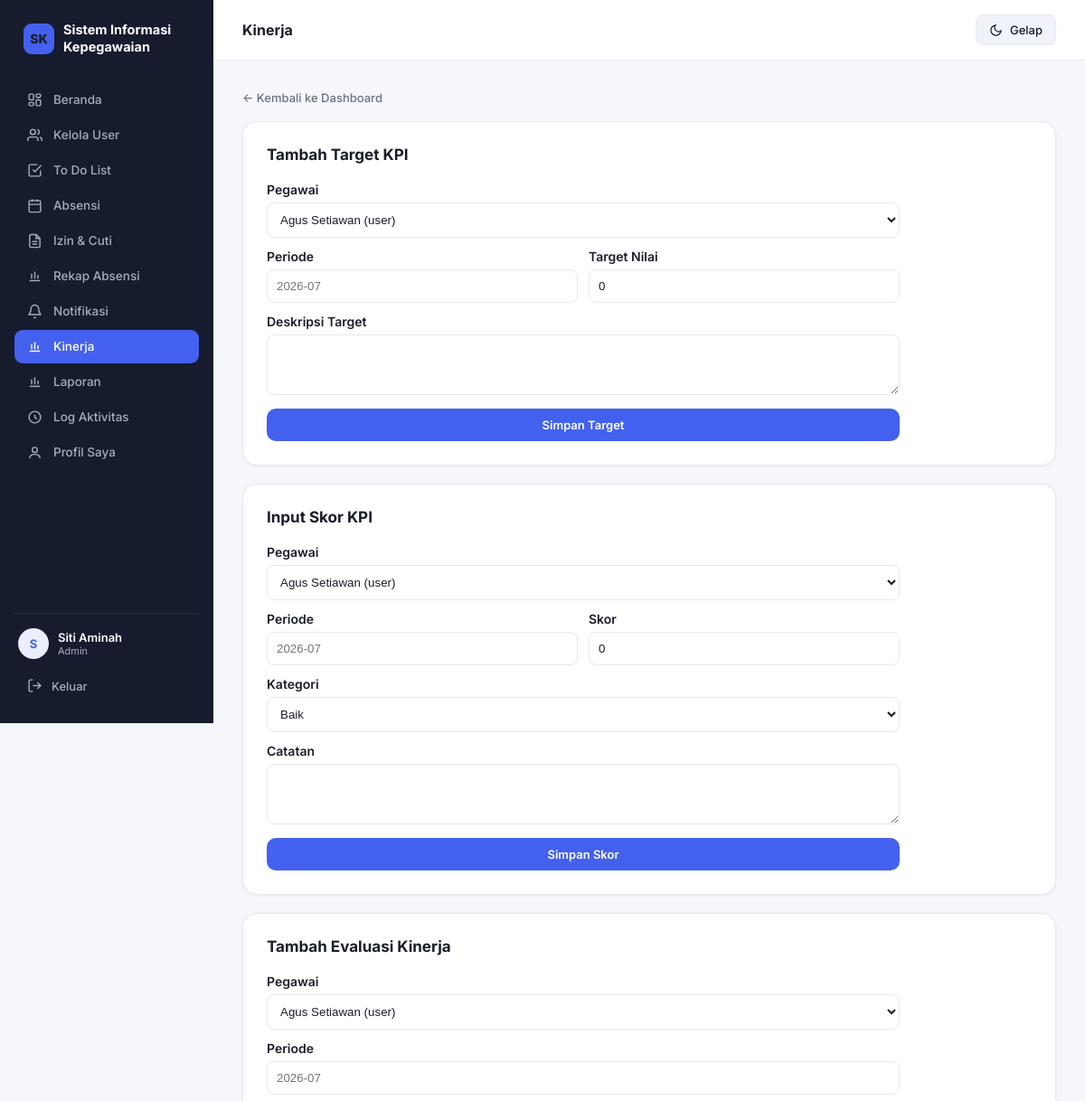
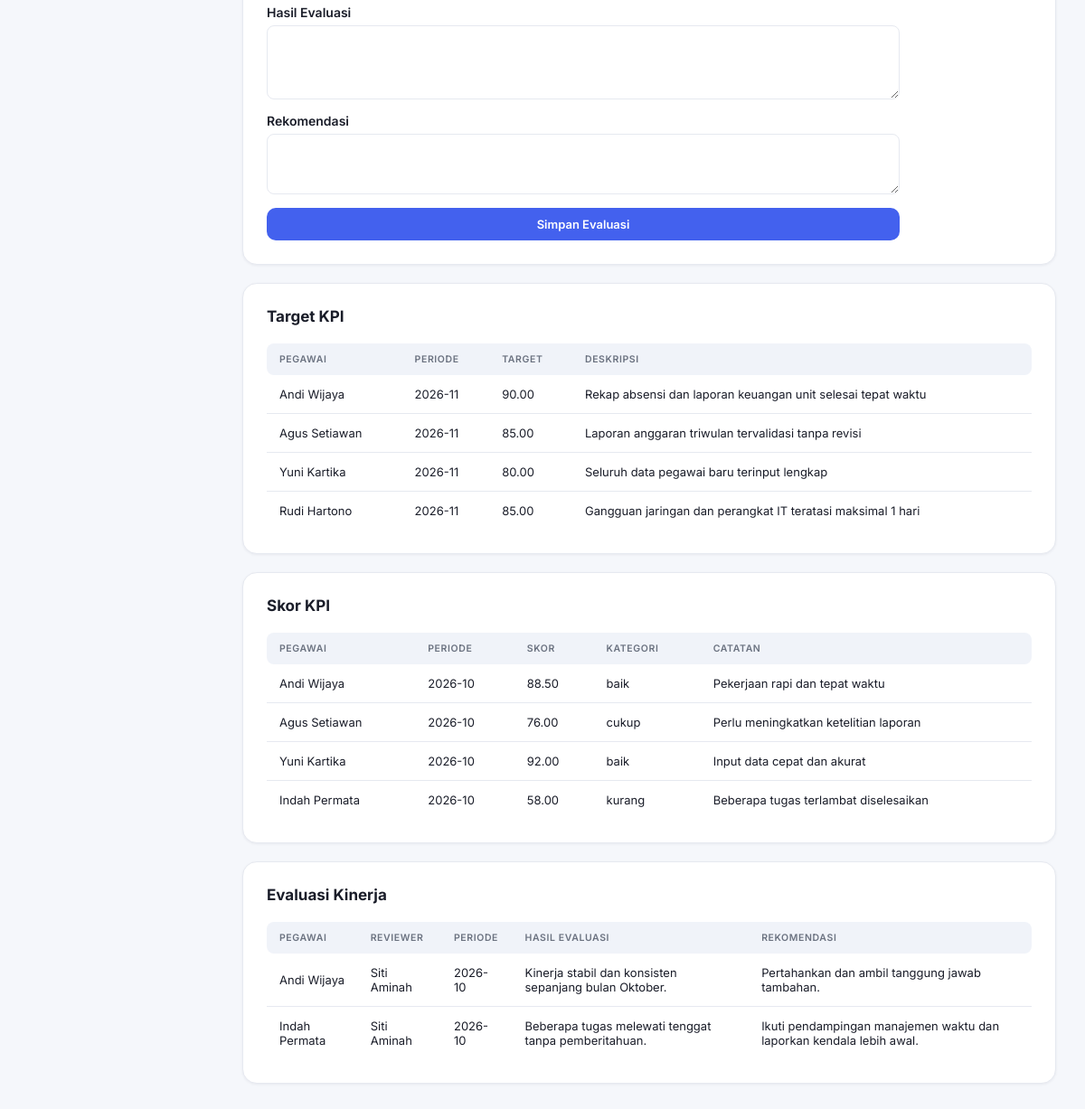
Page /kinerja.php (signed in) on the committed database (2 pictures, top to bottom).
### tables this page shows
CREATE TABLE `kpi_targets` (
  `id` INT(11) NOT NULL AUTO_INCREMENT,
  `user_id` VARCHAR(50) NOT NULL,
  `periode` VARCHAR(20) NOT NULL,
  `target_nilai` DECIMAL(5,2) NOT NULL DEFAULT 0.00,
  `target_deskripsi` TEXT NOT NULL,
  `created_at` TIMESTAMP NOT NULL DEFAULT CURRENT_TIMESTAMP,
  PRIMARY KEY (`id`),
  KEY `idx_kpi_target_user` (`user_id`),
  CONSTRAINT `fk_kpi_targets_user` FOREIGN KEY (`user_id`) REFERENCES `users` (`id`)
    ON DELETE CASCADE ON UPDATE CASCADE
);

CREATE TABLE `users` (
  `id` VARCHAR(50) NOT NULL,
  `nama` VARCHAR(100) NOT NULL,
  `unit_kerja` VARCHAR(100) NOT NULL,
  `email` VARCHAR(100) NOT NULL,
  `nomor_hp` VARCHAR(20) NOT NULL,
  `role` ENUM('super_admin','admin','user') NOT NULL DEFAULT 'user',
  `password` VARCHAR(255) NOT NULL,
  `aktif` TINYINT(1) NOT NULL DEFAULT 1,
  `email_terverifikasi` TINYINT(1) NOT NULL DEFAULT 0,
  `token_verifikasi` VARCHAR(64) DEFAULT NULL,
  `token_reset` VARCHAR(64) DEFAULT NULL,
  `token_reset_kadaluarsa` DATETIME DEFAULT NULL,
  `created_at` TIMESTAMP NOT NULL DEFAULT CURRENT_TIMESTAMP,
  `updated_at` TIMESTAMP NOT NULL DEFAULT CURRENT_TIMESTAMP ON UPDATE CURRENT_TIMESTAMP,
  PRIMARY KEY (`id`),
  UNIQUE KEY `uk_users_email` (`email`),
  KEY `idx_users_role` (`role`),
  KEY `idx_users_token_verifikasi` (`token_verifikasi`),
  KEY `idx_users_token_reset` (`token_reset`)
);

CREATE TABLE `kpi_scores` (
  `id` INT(11) NOT NULL AUTO_INCREMENT,
  `user_id` VARCHAR(50) NOT NULL,
  `periode` VARCHAR(20) NOT NULL,
  `skor` DECIMAL(5,2) NOT NULL DEFAULT 0.00,
  `kategori` ENUM('baik','cukup','kurang') NOT NULL DEFAULT 'cukup',
  `catatan` TEXT DEFAULT NULL,
  `created_at` TIMESTAMP NOT NULL DEFAULT CURRENT_TIMESTAMP,
  PRIMARY KEY (`id`),
  KEY `idx_kpi_score_user` (`user_id`),
  CONSTRAINT `fk_kpi_scores_user` FOREIGN KEY (`user_id`) REFERENCES `users` (`id`)
    ON DELETE CASCADE ON UPDATE CASCADE
);

CREATE TABLE `performance_reviews` (
  `id` INT(11) NOT NULL AUTO_INCREMENT,
  `user_id` VARCHAR(50) NOT NULL,
  `reviewer_id` VARCHAR(50) NOT NULL,
  `periode` VARCHAR(20) NOT NULL,
  `hasil_evaluasi` TEXT NOT NULL,
  `rekomendasi` TEXT DEFAULT NULL,
  `created_at` TIMESTAMP NOT NULL DEFAULT CURRENT_TIMESTAMP,
  PRIMARY KEY (`id`),
  KEY `idx_review_user` (`user_id`),
  KEY `idx_review_reviewer` (`reviewer_id`),
  CONSTRAINT `fk_performance_reviews_user` FOREIGN KEY (`user_id`) REFERENCES `users` (`id`)
    ON DELETE CASCADE ON UPDATE CASCADE,
  CONSTRAINT `fk_performance_reviews_reviewer` FOREIGN KEY (`reviewer_id`) REFERENCES `users` (`id`)
    ON DELETE CASCADE ON UPDATE CASCADE
);

### kinerja.php (the view, shortened to what the rows shown need)
<?php
require_once "config/koneksi.php";
$role = $_SESSION['role'];
if ($role === 'super_admin' || $role === 'admin') {
    $queryTargets = db_query($koneksi, "SELECT kt.*, u.nama FROM kpi_targets kt JOIN users u ON kt.user_id = u.id ORDER BY kt.created_at DESC LIMIT 50");
    $queryScores = db_query($koneksi, "SELECT ks.*, u.nama FROM kpi_scores ks JOIN users u ON ks.user_id = u.id ORDER BY ks.created_at DESC LIMIT 50");
    $queryReviews = db_query($koneksi, "SELECT pr.*, u.nama AS nama_user, r.nama AS reviewer_name FROM performance_reviews pr JOIN users u ON pr.user_id = u.id JOIN users r ON pr.reviewer_id = r.id ORDER BY pr.created_at DESC LIMIT 50");
}
?>
<!DOCTYPE html>
<html lang="id">
<head>
    <link rel="stylesheet" href="assets/css/style.css">
</head>
<body>
    <div class="app-shell">
        <div class="main-area">
            <div class="container">
                <?php if ($role === 'super_admin' || $role === 'admin'): ?>
                    <div class="card-box">
                        <div class="card-header">
                            <h2>Tambah Target KPI</h2>
                        </div>
                    </div>
                    <div class="card-box" style="margin-top:20px;">
                        <div class="card-header">
                            <h2>Input Skor KPI</h2>
                        </div>
                    </div>
                    <div class="card-box" style="margin-top:20px;">
                        <div class="card-header">
                            <h2>Tambah Evaluasi Kinerja</h2>
                        </div>
                    </div>
                <?php endif; ?>
                <div class="card-box" style="margin-top:20px;">
                    <div class="card-header">
                        <h2>Target KPI</h2>
                    </div>
                    <div class="table-responsive">
                        <table>
                            <thead>
                                <tr>
                                    <th>Pegawai</th>
                                    <th>Periode</th>
                                    <th>Target</th>
                                    <th>Deskripsi</th>
                                </tr>
                            </thead>
                            <tbody>
                                <?php if (mysqli_num_rows($queryTargets) > 0): ?>
                                    <?php while ($row = mysqli_fetch_assoc($queryTargets)): ?>
                                        <tr>
                                            <td><?= htmlspecialchars($row['nama']) ?></td>
                                            <td><?= htmlspecialchars($row['periode']) ?></td>
                                            <td><?= htmlspecialchars($row['target_nilai']) ?></td>
                                            <td><?= htmlspecialchars($row['target_deskripsi']) ?></td>
                                        </tr>
                                    <?php endwhile; ?>
                                <?php else: ?>
                                    <tr><td colspan="4" style="text-align:center; padding:20px;">Belum ada target KPI.</td></tr>
                                <?php endif; ?>
                            </tbody>
                        </table>
                    </div>
                </div>
                <div class="card-box" style="margin-top:20px;">
                    <div class="card-header">
                        <h2>Skor KPI</h2>
                    </div>
                    <div class="table-responsive">
                        <table>
                            <thead>
                                <tr>
                                    <th>Pegawai</th>
                                    <th>Periode</th>
                                    <th>Skor</th>
                                    <th>Kategori</th>
                                    <th>Catatan</th>
                                </tr>
                            </thead>
                            <tbody>
                                <?php if (mysqli_num_rows($queryScores) > 0): ?>
                                    <?php while ($row = mysqli_fetch_assoc($queryScores)): ?>
                                        <tr>
                                            <td><?= htmlspecialchars($row['nama']) ?></td>
                                            <td><?= htmlspecialchars($row['periode']) ?></td>
                                            <td><?= htmlspecialchars($row['skor']) ?></td>
                                            <td><?= htmlspecialchars($row['kategori']) ?></td>
                                            <td><?= htmlspecialchars($row['catatan'] ?? '-') ?></td>
                                        </tr>
                                    <?php endwhile; ?>
                                <?php else: ?>
                                    <tr><td colspan="5" style="text-align:center; padding:20px;">Belum ada skor KPI.</td></tr>
                                <?php endif; ?>
                            </tbody>
                        </table>
                    </div>
                </div>
                <div class="card-box" style="margin-top:20px;">
                    <div class="card-header">
                        <h2>Evaluasi Kinerja</h2>
                    </div>
                    <div class="table-responsive">
                        <table>
                            <thead>
                                <tr>
                                    <th>Pegawai</th>
                                    <th>Reviewer</th>
                                    <th>Periode</th>
                                    <th>Hasil Evaluasi</th>
                                    <th>Rekomendasi</th>
                                </tr>
                            </thead>
                            <tbody>
                                <?php if (mysqli_num_rows($queryReviews) > 0): ?>
                                    <?php while ($row = mysqli_fetch_assoc($queryReviews)): ?>
                                        <tr>
                                            <td><?= htmlspecialchars($row['nama_user']) ?></td>
                                            <td><?= htmlspecialchars($row['reviewer_name']) ?></td>
                                            <td><?= htmlspecialchars($row['periode']) ?></td>
                                            <td><?= htmlspecialchars($row['hasil_evaluasi']) ?></td>
                                            <td><?= htmlspecialchars($row['rekomendasi'] ?? '-') ?></td>
                                        </tr>
                                    <?php endwhile; ?>
                                <?php else: ?>
                                    <tr><td colspan="5" style="text-align:center; padding:20px;">Belum ada evaluasi kinerja.</td></tr>
                                <?php endif; ?>
                            </tbody>
                        </table>
                    </div>
                </div>
            </div>
        </div>
    </div>
</body>
</html>

### rows in the picture
kpi_targets: user.nama "Andi Wijaya", periode "2026-11", target_nilai "90.00", target_deskripsi "Rekap absensi dan laporan keuangan unit selesai tepat waktu"
kpi_targets: user.nama "Agus Setiawan", periode "2026-11", target_nilai "85.00", target_deskripsi "Laporan anggaran triwulan tervalidasi tanpa revisi"
kpi_targets: user.nama "Yuni Kartika", periode "2026-11", target_nilai "80.00", target_deskripsi "Seluruh data pegawai baru terinput lengkap"
kpi_targets: user.nama "Rudi Hartono", periode "2026-11", target_nilai "85.00", target_deskripsi "Gangguan jaringan dan perangkat IT teratasi maksimal 1 hari"
kpi_scores: user.nama "Andi Wijaya", periode "2026-10", skor "88.50", kategori "baik", catatan "Pekerjaan rapi dan tepat waktu"
kpi_scores: user.nama "Agus Setiawan", periode "2026-10", skor "76.00", kategori "cukup", catatan "Perlu meningkatkan ketelitian laporan"
kpi_scores: user.nama "Yuni Kartika", periode "2026-10", skor "92.00", kategori "baik", catatan "Input data cepat dan akurat"
kpi_scores: user.nama "Indah Permata", periode "2026-10", skor "58.00", kategori "kurang", catatan "Beberapa tugas terlambat diselesaikan"
performance_reviews: user.nama "Andi Wijaya", reviewer.nama "Siti Aminah", periode "2026-10", hasil_evaluasi "Kinerja stabil dan konsisten sepanjang bulan Oktober.", rekomendasi "Pertahankan dan ambil tanggung jawab tambahan."
performance_reviews: user.nama "Indah Permata", reviewer.nama "Siti Aminah", periode "2026-10", hasil_evaluasi "Beberapa tugas melewati tenggat tanpa pemberitahuan.", rekomendasi "Ikuti pendampingan manajemen waktu dan laporkan kendala lebih awal."

### other values in the picture
substr($_SESSION['nama'], 0, 1) "S"
$_SESSION['nama'] "Siti Aminah"
str_replace('_', ' ', $_SESSION['role']) "Admin"
form field user_id "Agus Setiawan (user)"
